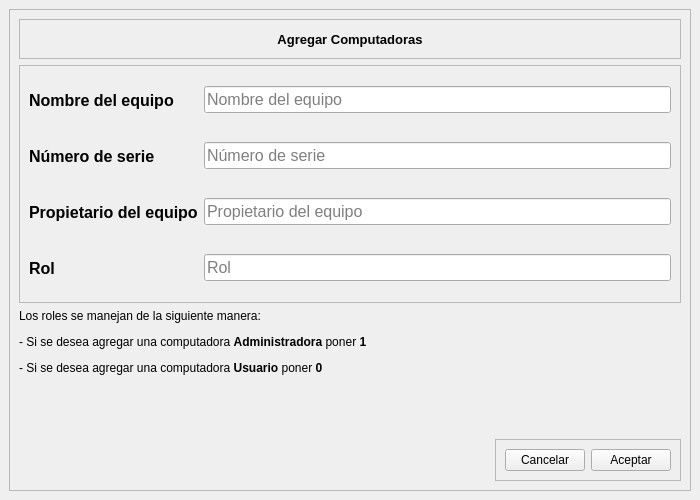
<?xml version="1.0" encoding="UTF-8"?>
<ui version="4.0">
 <class>AgregarComputadoras</class>
 <widget class="QMainWindow" name="AgregarComputadoras">
  <property name="geometry">
   <rect>
    <x>0</x>
    <y>0</y>
    <width>700</width>
    <height>500</height>
   </rect>
  </property>
  <property name="minimumSize">
   <size>
    <width>700</width>
    <height>500</height>
   </size>
  </property>
  <property name="maximumSize">
   <size>
    <width>700</width>
    <height>500</height>
   </size>
  </property>
  <property name="windowTitle">
   <string>MainWindow</string>
  </property>
  <widget class="QWidget" name="centralwidget">
   <layout class="QGridLayout" name="gridLayout">
    <item row="0" column="0">
     <widget class="QFrame" name="frame">
      <property name="frameShape">
       <enum>QFrame::StyledPanel</enum>
      </property>
      <property name="frameShadow">
       <enum>QFrame::Raised</enum>
      </property>
      <layout class="QVBoxLayout" name="verticalLayout">
       <item>
        <widget class="QFrame" name="frame_3">
         <property name="maximumSize">
          <size>
           <width>16777215</width>
           <height>40</height>
          </size>
         </property>
         <property name="frameShape">
          <enum>QFrame::StyledPanel</enum>
         </property>
         <property name="frameShadow">
          <enum>QFrame::Raised</enum>
         </property>
         <layout class="QGridLayout" name="gridLayout_2">
          <property name="leftMargin">
           <number>0</number>
          </property>
          <property name="topMargin">
           <number>0</number>
          </property>
          <property name="rightMargin">
           <number>0</number>
          </property>
          <property name="bottomMargin">
           <number>0</number>
          </property>
          <property name="spacing">
           <number>0</number>
          </property>
          <item row="0" column="0">
           <widget class="QLabel" name="label">
            <property name="maximumSize">
             <size>
              <width>16777215</width>
              <height>50</height>
             </size>
            </property>
            <property name="font">
             <font>
              <pointsize>10</pointsize>
              <weight>75</weight>
              <bold>true</bold>
             </font>
            </property>
            <property name="text">
             <string>Agregar Computadoras</string>
            </property>
            <property name="alignment">
             <set>Qt::AlignCenter</set>
            </property>
           </widget>
          </item>
         </layout>
        </widget>
       </item>
       <item>
        <widget class="QFrame" name="frame_2">
         <property name="frameShape">
          <enum>QFrame::StyledPanel</enum>
         </property>
         <property name="frameShadow">
          <enum>QFrame::Raised</enum>
         </property>
         <layout class="QGridLayout" name="gridLayout_3">
          <item row="0" column="0">
           <widget class="QLabel" name="label_10">
            <property name="minimumSize">
             <size>
              <width>0</width>
              <height>50</height>
             </size>
            </property>
            <property name="font">
             <font>
              <pointsize>12</pointsize>
              <weight>75</weight>
              <bold>true</bold>
             </font>
            </property>
            <property name="text">
             <string>Nombre del equipo</string>
            </property>
           </widget>
          </item>
          <item row="0" column="1">
           <widget class="QLineEdit" name="nombre_equipo_txt">
            <property name="font">
             <font>
              <pointsize>12</pointsize>
             </font>
            </property>
            <property name="placeholderText">
             <string>Nombre del equipo</string>
            </property>
           </widget>
          </item>
          <item row="1" column="0">
           <widget class="QLabel" name="label_11">
            <property name="minimumSize">
             <size>
              <width>0</width>
              <height>50</height>
             </size>
            </property>
            <property name="font">
             <font>
              <pointsize>12</pointsize>
              <weight>75</weight>
              <bold>true</bold>
             </font>
            </property>
            <property name="text">
             <string>Número de serie</string>
            </property>
           </widget>
          </item>
          <item row="1" column="1">
           <widget class="QLineEdit" name="num_serie_txt">
            <property name="font">
             <font>
              <pointsize>12</pointsize>
             </font>
            </property>
            <property name="placeholderText">
             <string>Número de serie</string>
            </property>
           </widget>
          </item>
          <item row="2" column="0">
           <widget class="QLabel" name="label_12">
            <property name="minimumSize">
             <size>
              <width>0</width>
              <height>50</height>
             </size>
            </property>
            <property name="font">
             <font>
              <pointsize>12</pointsize>
              <weight>75</weight>
              <bold>true</bold>
             </font>
            </property>
            <property name="text">
             <string>Propietario del equipo</string>
            </property>
           </widget>
          </item>
          <item row="2" column="1">
           <widget class="QLineEdit" name="propietario_equipo_txt">
            <property name="font">
             <font>
              <pointsize>12</pointsize>
             </font>
            </property>
            <property name="placeholderText">
             <string>Propietario del equipo</string>
            </property>
           </widget>
          </item>
          <item row="3" column="0">
           <widget class="QLabel" name="label_13">
            <property name="minimumSize">
             <size>
              <width>0</width>
              <height>50</height>
             </size>
            </property>
            <property name="font">
             <font>
              <pointsize>12</pointsize>
              <weight>75</weight>
              <bold>true</bold>
             </font>
            </property>
            <property name="text">
             <string>Rol</string>
            </property>
           </widget>
          </item>
          <item row="3" column="1">
           <widget class="QLineEdit" name="rol_txt">
            <property name="font">
             <font>
              <pointsize>12</pointsize>
             </font>
            </property>
            <property name="placeholderText">
             <string>Rol</string>
            </property>
           </widget>
          </item>
         </layout>
        </widget>
       </item>
       <item>
        <widget class="QLabel" name="label_2">
         <property name="text">
          <string>&lt;html&gt;&lt;head/&gt;&lt;body&gt;&lt;p&gt;Los roles se manejan de la siguiente manera:&lt;/p&gt;&lt;p&gt;- Si se desea agregar una computadora &lt;span style=&quot; font-weight:600;&quot;&gt;Administradora&lt;/span&gt; poner &lt;span style=&quot; font-weight:600;&quot;&gt;1&lt;/span&gt;&lt;/p&gt;&lt;p&gt;- Si se desea agregar una computadora &lt;span style=&quot; font-weight:600;&quot;&gt;Usuario&lt;/span&gt; poner &lt;span style=&quot; font-weight:600;&quot;&gt;0&lt;/span&gt;&lt;/p&gt;&lt;p&gt;&lt;br/&gt;&lt;/p&gt;&lt;/body&gt;&lt;/html&gt;</string>
         </property>
        </widget>
       </item>
       <item alignment="Qt::AlignRight|Qt::AlignBottom">
        <widget class="QFrame" name="frame_4">
         <property name="frameShape">
          <enum>QFrame::StyledPanel</enum>
         </property>
         <property name="frameShadow">
          <enum>QFrame::Raised</enum>
         </property>
         <layout class="QHBoxLayout" name="horizontalLayout">
          <item>
           <widget class="QPushButton" name="cancelar_registro_btn">
            <property name="text">
             <string>Cancelar</string>
            </property>
           </widget>
          </item>
          <item>
           <widget class="QPushButton" name="guardar_compu_btn">
            <property name="text">
             <string>Aceptar</string>
            </property>
           </widget>
          </item>
         </layout>
        </widget>
       </item>
      </layout>
     </widget>
    </item>
   </layout>
  </widget>
 </widget>
 <resources/>
 <connections/>
</ui>
